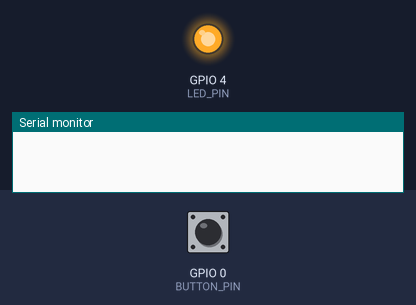
Recording of a program running on a simulated ESP32-S3. Shown: output pins drawn as LEDs (lit = HIGH), the last lines printed to the serial monitor. Dashed ring = blinking. Inputs (shaded band) come from the test bench; at power-on: GPIO 0 (BUTTON_PIN) HIGH.

Above: at 2.2 s.
2.3 s: GPIO 0 (BUTTON_PIN) pulled LOW for 0.15 s
At 3.4 s:
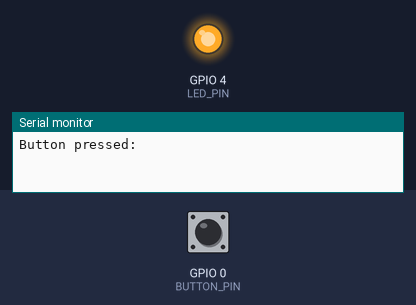
3.9 s: GPIO 0 (BUTTON_PIN) pulled LOW for 1 s
At 5.0 s:
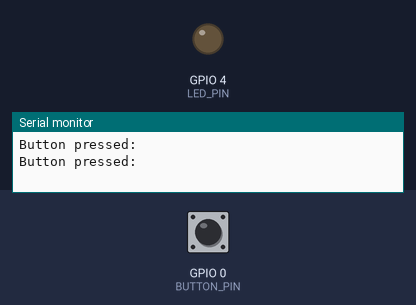
6.4 s: GPIO 0 (BUTTON_PIN) pulled LOW for 3.2 s
At 6.8 s:
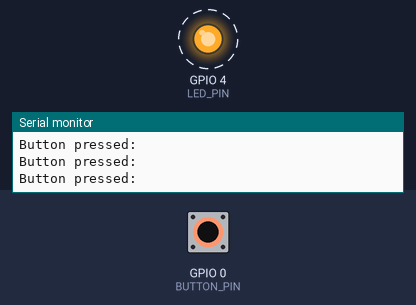
Timing chart, 0 to 17.1 s (numbered marks = the images above; inputs shaded):
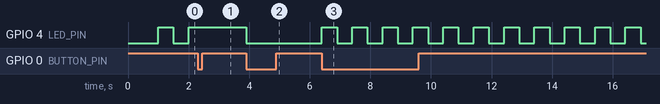

Measured:
- after the input at 2.3 s, GPIO 4 (LED_PIN): stays HIGH (without the input it goes to LOW after 0.20 s)
- after the input at 3.9 s, GPIO 4 (LED_PIN): HIGH → LOW at once
- after the input at 6.4 s, GPIO 4 (LED_PIN): alternates HIGH for 0.50 s and LOW for 0.50 s, starting at once

The program:

main.cpp
```cpp
#include <Arduino.h>

class AppConfig
{
public:
  // --- Pins ---
  static constexpr uint8_t LED_PIN = 4;
  static constexpr uint8_t BUTTON_PIN = 0;

  // --- LED settings ---
  static constexpr uint32_t LED_DEFAULT_DELAY_MS = 500;
  static constexpr uint8_t SHORT_PRESS_BLINKS = 3; // Кількість блимань при короткому натисканні

  // --- Buttons settings ---
  static constexpr uint32_t BUTTON_DEBOUNCE_MS = 50;

  // --- System settings ---
  static constexpr uint32_t SERIAL_BAUD_RATE = 115200;
  static constexpr uint32_t STARTUP_DELAY_MS = 1e3;

  // --- Loop tick delay measure settings ---
  static constexpr uint32_t LOOP_TICKS_TO_MEASURE = 1e6;
};

void buttonClick();

enum class LedState
{
  OFF,
  ON
};

enum class LedMode
{
  BLINK,
  STATIC_LOW,
  STATIC_HIGH,
};

class Led
{
private:
  LedState state_{LedState::OFF};
  uint8_t pin_;
  uint32_t delay_;
  uint32_t ts{0};

public:
  static uint32_t blinksDuringPressedState;

  explicit Led(uint8_t pin, uint32_t delay) : pin_(pin), delay_(delay) {};

  void init()
  {
    pinMode(pin_, OUTPUT);
  };

  void changeLedState(LedState newLedState)
  {
    state_ = newLedState;
    digitalWrite(pin_, state_ == LedState::ON ? HIGH : LOW);
  }

  void blink()
  {
    uint32_t currentTS = millis();
    if (currentTS - ts > delay_)
    {
      ts = currentTS;
      changeLedState(state_ == LedState::ON ? LedState::OFF : LedState::ON);
    }
  }

  void setNewBlinkDelayMs(uint32_t delayMs)
  {
    delay_ = delayMs;
  }

  LedState getLedState()
  {
    return state_;
  }
};

class LoopTicksMeasure
{
private:
  float loopTs_ = 0;
  uint32_t loopTicks_ = 0;
  uint32_t loopTicksToMeasure_ = 0;

public:
  explicit LoopTicksMeasure(uint32_t loopTicksToMeasure) : loopTicksToMeasure_(loopTicksToMeasure) {}
  void getMeasurments()
  {
    loopTicks_ += 1;
    if (loopTicks_ >= loopTicksToMeasure_)
    {
      float currentTs = millis();
      float avgTickTime = (currentTs - loopTs_) / loopTicksToMeasure_;
      uint32_t tickTimeForAllLoops = (currentTs - loopTs_);
      loopTs_ = currentTs;
      loopTicks_ = 0;

      Serial.println("====================");
      Serial.print("Time for 1 loop: ");
      Serial.println(avgTickTime, 6);
      Serial.print("Time for ");
      Serial.print(loopTicksToMeasure_);
      Serial.print(" loops: ");
      Serial.println(tickTimeForAllLoops);
    }
  }
};

LoopTicksMeasure loopTickMeasurments(AppConfig::LOOP_TICKS_TO_MEASURE);
Led led(AppConfig::LED_PIN, AppConfig::LED_DEFAULT_DELAY_MS);

volatile LedMode ledMode = LedMode::BLINK;

uint32_t buttonTs = 0;

void ARDUINO_ISR_ATTR buttonClick()
{
  Serial.println("Button pressed:");
  uint32_t currentTime = millis();
  if (currentTime - buttonTs < 100)
  {
    return;
  }
  buttonTs = currentTime;
  switch (ledMode)
  {
  case LedMode::BLINK:
    ledMode = LedMode::STATIC_HIGH;
    break;
  case LedMode::STATIC_HIGH:
    ledMode = LedMode::STATIC_LOW;
    break;
  default:
    ledMode = LedMode::BLINK;
    break;
  }
}

void setup()
{
  Serial.begin(AppConfig::SERIAL_BAUD_RATE);
  delay(AppConfig::STARTUP_DELAY_MS);

  led.init();
  pinMode(AppConfig::BUTTON_PIN, INPUT_PULLUP);
  attachInterrupt(digitalPinToInterrupt(AppConfig::BUTTON_PIN), buttonClick, FALLING);
}

uint32_t buttonCheckTs = 0;

void loop()
{

  loopTickMeasurments.getMeasurments();
  switch (ledMode)
  {
  case LedMode::BLINK:
    led.blink();
    break;
  case LedMode::STATIC_HIGH:
    led.changeLedState(LedState::ON);
    break;
  default:
    led.changeLedState(LedState::OFF);
    break;
  }
}
```
